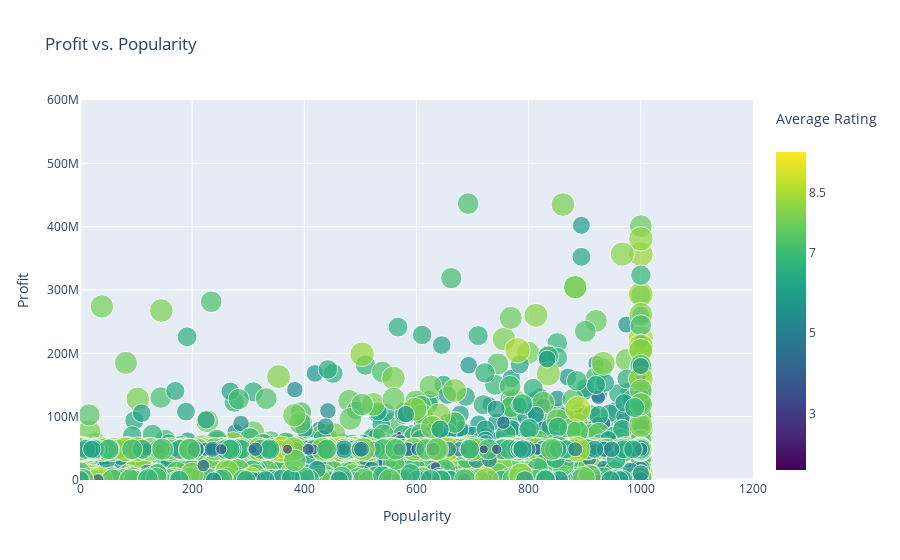

Source (notebook cell):
### Code cell
layout = go.Layout(
    title='Profit vs. Popularity',
    yaxis=dict(
        title='Profit',
        gridcolor='rgb(255, 255, 255)',
        range=[0, 6e8],
        zerolinewidth=3,
        ticklen=5,
        gridwidth=1,
    ),
    xaxis=dict(
        title='Popularity',
        gridcolor='rgb(255, 255, 255)',
        range=[0, 1200],
        zerolinewidth=3,
        ticklen=5,
        gridwidth=1,
    )
)
data = [go.Scatter(
    x=movies[movies.budget>5000].actor_1_facebook_likes.values, # Budget
    y=movies[movies.budget>5000].gross.values,  # Gross
    mode='markers',
    text= movies[movies.budget>5000].movie_title.values, # Movie Titles
    marker=dict(
        size=3*(movies[movies.budget>5000].imdb_score),
        sizeref=1.0,
        color=movies[movies.budget>5000].imdb_score.values,
                
        colorbar=ColorBar(title='Average Rating<br> &nbsp;' , tickvals=[0,1.5,3,5,7,8.5]),

        showscale=True,
        colorscale='Viridis'
    ))]
fig = go.Figure(data=data, layout=layout)
iplot(fig)
#profit increases with popularity of actors. imbd_score independent of actors popularity

### Figure 1 — Plotly figure (JSON) as saved in the notebook; plotly's stock layout.template omitted (floating-point values rounded to 4 significant figures; data arrays with more than 128 entries replaced by an {"elided": "..."} marker saying what was removed)
{"data": [{"marker": {"color": {"elided": "5038 float values"}, "colorbar": {"tickvals": [0, 1.5, 3, 5, 7, 8.5], "title": {"text": "Average Rating<br> &nbsp;"}}, "colorscale": [[0, "#440154"], [0.1111, "#482878"], [0.2222, "#3e4989"], [0.3333, "#31688e"], [0.4444, "#26828e"], [0.5556, "#1f9e89"], [0.6667, "#35b779"], [0.7778, "#6ece58"], [0.8889, "#b5de2b"], [1, "#fde725"]], "showscale": true, "size": {"elided": "5038 float values"}, "sizeref": 1}, "mode": "markers", "text": {"elided": "5038 str values"}, "type": "scatter", "x": {"elided": "5038 float values"}, "y": {"elided": "5038 float values"}}], "layout": {"title": {"text": "Profit vs. Popularity"}, "xaxis": {"gridcolor": "rgb(255, 255, 255)", "gridwidth": 1, "range": [0, 1200], "ticklen": 5, "title": {"text": "Popularity"}, "zerolinewidth": 3}, "yaxis": {"gridcolor": "rgb(255, 255, 255)", "gridwidth": 1, "range": [0, 600000000], "ticklen": 5, "title": {"text": "Profit"}, "zerolinewidth": 3}}}
